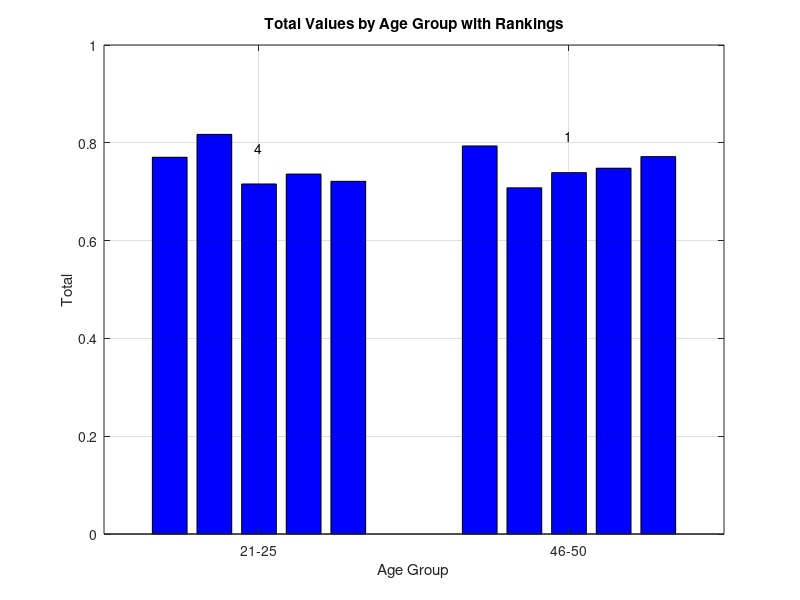

This figure's MATLAB source:
% Data
age_groups = {'21-25', '26-30', '31-35', '36-40', '41-45',
              '46-50', '51-55', '56-60', '61-65', '66-70'};
total_values = [0.77037, 0.81719, 0.71580, 0.73605, 0.72118, 
                0.79352, 0.70796, 0.73897, 0.74803, 0.77177];
rankings = [4, 1, 9, 7, 8, 2, 10, 6, 5, 3];
% Create the bar graph
figure;
bar(total_values, 'b');
% Set the x-tick labels
set(gca, 'XTickLabel', age_groups);
% Title and labels
title('Total Values by Age Group with Rankings');
xlabel('Age Group');
ylabel('Total');
% Display rankings on the bars
for i = 1:length(total_values)
    text(i, total_values(i) + 0.02, num2str(rankings(i)), 'HorizontalAlignment', 'center');
end
% Display grid
grid on;
% Show the figure
hold off;